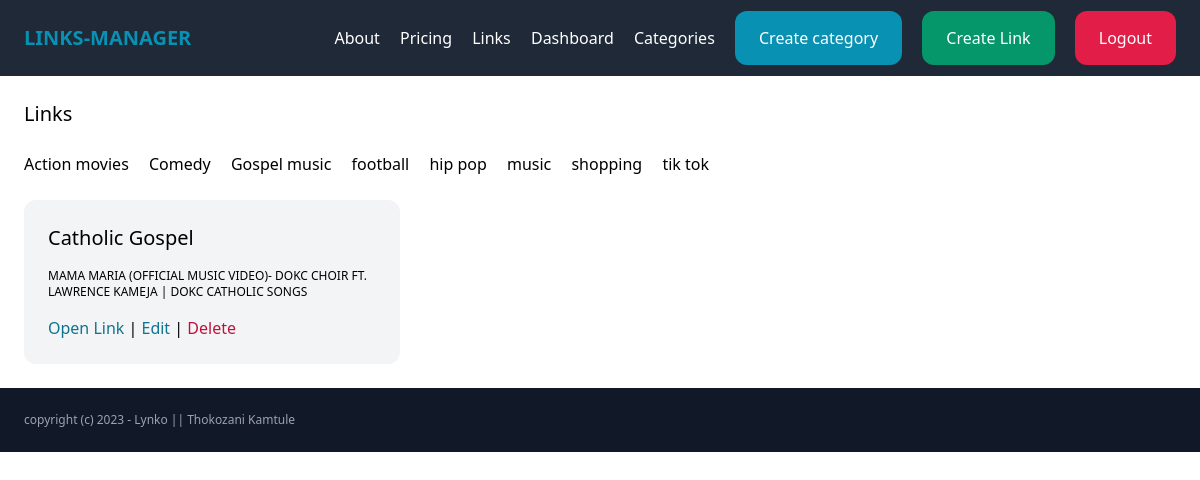
/links/?category=8 (signed in), run on the app's committed database.
### link/models.py (models this page shows, shortened)
class Category(models.Model):
    name = models.CharField(max_length=255)
    created_by = models.ForeignKey(User, related_name='categories', on_delete=models.CASCADE)
    created_at = models.DateTimeField(auto_now_add=True)
    class Meta:
        ordering = ('name',)

class Link(models.Model):
    category = models.ForeignKey(Category, related_name='links', on_delete=models.CASCADE)
    name = models.CharField(max_length=255)
    description = models.TextField(blank=True, null=True)
    url = models.CharField(max_length=255)
    created_by = models.ForeignKey(User, related_name='links', on_delete=models.CASCADE)
    created_at = models.DateTimeField(auto_now_add=True)
    class Meta:
        ordering = ('-created_at',)

### link/views.py (the view)
# urls.py: path('links/', include('link.urls')),
@login_required
def links(request):
	category = request.GET.get('category', '')
	links = Link.objects.filter(created_by=request.user)
	if category:
		links = links.filter(category_id=category)
	return render(request, 'link/links.html', {
		'links': links,
		'category': category,
		})

### link/templates/link/links.html (shortened to what this page needs)
{% extends 'core/base.html' %}
 {% block content %}
    <h1 class="mb-6 text-xl">Links  </h1>
    <div class="mb-6 space-x-4 space-y-4">
         {% for category in request.user.categories.all %}
          <a href="{% url 'links:links' %}?category={{ category.id}}">{{ category.name }} </a>
         {% endfor %}
    </div>
    <div class="grid grid-cols-3 gap-3 ">
      {% for link in links %}
          <div class="bg-gray-100 p-6 rounded-xl">
              <h2 class="mb-4 text-xl">{{link.name}} </h2>
              {% if link.description %}
                  <p class="mb-4 text-xs">{{link.description}}     </p>
               {% endif %}
              <a href="{{link.url}}" class="text-cyan-700" target="_blank">   Open Link </a>
              |
              <a href="{% url 'links:edit_link' link.id %}" class="text-cyan-700">Edit</a>
              |
              <a href="{% url 'links:delete_link' link.id %}" class="text-rose-700">Delete</a>
          </div>
        {% empty %}
          <div class="bg-rose-200 p-6 rounded-xl">You don't have any links for this filter...</div>
        </div>
         {% endfor %}
     </div>
 {% endblock %}

### data on the page
Category: name "Action movies"
Category: name "Comedy"
Category: name "Gospel music"
Category: name "football"
Category: name "hip pop"
Category: name "music"
Category: name "shopping"
Category: name "tik tok"
Link: name "Catholic Gospel", description "MAMA MARIA (OFFICIAL MUSIC VIDEO)- DOKC CHOIR FT. LAWRENCE KAMEJA | DOKC CATHOLIC SONGS"
